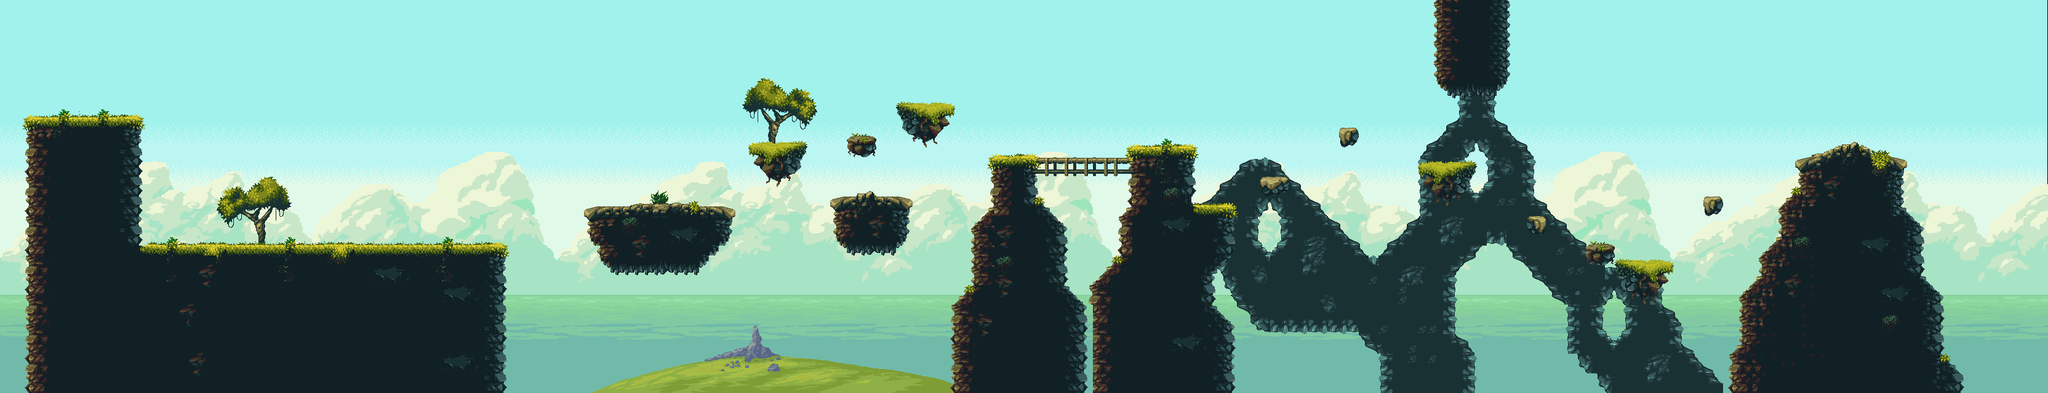

This is a level from a 2D game, rendered from its Tiled map with the project's own tilesets. A one-line summary and the map file follow, with tile-layer data summarised:
An orthogonal 208x40 tile map with 16x16 px tiles, 3 tile layers (fons roques, rocky platforms, bridge), 5 tilesets, 4 image layers and 52 objects (49x 0, 1, 3, 2).

<map version="1.2" tiledversion="1.2.0" orientation="orthogonal" renderorder="right-down" width="208" height="40" tilewidth="16" tileheight="16" infinite="0" nextlayerid="21" nextobjectid="67">
 <tileset firstgid="1" name="tileset.ajusted" tilewidth="16" tileheight="16" tilecount="720" columns="36">
  <image source="tileset.ajusted.png" width="576" height="320" />
 </tileset>
 <tileset firstgid="721" name="Sky" tilewidth="16" tileheight="16" tilecount="133" columns="7">
  <image source="sky1.png" width="112" height="304" />
 </tileset>
 <tileset firstgid="854" name="Clouds" tilewidth="16" tileheight="16" tilecount="476" columns="34">
  <image source="clouds1.png" width="544" height="236" />
 </tileset>
 <tileset firstgid="1330" name="Far Groung" tilewidth="16" tileheight="16" tilecount="228" columns="38">
  <image source="far-grounds1.png" width="616" height="110" />
 </tileset>
 <tileset firstgid="1558" name="Sea" tilewidth="16" tileheight="16" tilecount="42" columns="7">
  <image source="sea1.png" width="112" height="96" />
 </tileset>
 <imagelayer id="18" name="Image Layer 2">
  <image source="sky.png" width="3328" height="640" />
 </imagelayer>
 <imagelayer id="20" name="Image Layer 4">
  <image source="clouds.png" width="3328" height="640" />
 </imagelayer>
 <imagelayer id="19" name="Image Layer 3">
  <image source="sea.png" width="3328" height="640" />
 </imagelayer>
 <imagelayer id="17" name="Image Layer 1" offsetx="960" offsety="530.667">
  <image source="far-grounds1.png" width="616" height="110" />
 </imagelayer>
 <layer id="2" name="fons roques" width="208" height="40">
  <data>[8320 cells, 893 non-empty, 232 distinct tile ids]</data>
 </layer>
 <layer id="3" name="rocky platforms" width="208" height="40">
  <data>[8320 cells, 2461 non-empty, 308 distinct tile ids]</data>
 </layer>
 <layer id="4" name="bridge" width="208" height="40">
  <data>[8320 cells, 36 non-empty, 24 distinct tile ids]</data>
 </layer>
 <objectgroup id="5" name="colliders walls">
  <object id="1" name="0" x="224" y="400" width="592" height="240" />
  <object id="2" name="0" x="944" y="336" width="256" height="32" />
  <object id="3" name="0" x="960" y="368" width="224" height="16" />
  <object id="4" name="0" x="976" y="384" width="176" height="16" />
  <object id="5" name="0" x="992" y="400" width="160" height="32" />
  <object id="6" name="0" x="1216" y="240" width="96" height="16" />
  <object id="7" name="0" x="1232" y="256" width="64" height="32" />
  <object id="8" name="0" x="1376" y="224" width="48" height="16" />
  <object id="9" name="0" x="1456" y="176" width="96" height="16" />
  <object id="10" name="0" x="1472" y="192" width="64" height="32" />
  <object id="11" name="0" x="1349" y="320" width="134" height="48" />
  <object id="12" name="0" x="1360" y="368" width="112" height="32" />
  <object id="13" name="0" x="1616" y="256" width="64" height="384" />
  <object id="15" name="0" x="1600" y="336" width="16" height="304" />
  <object id="16" name="0" x="1584" y="368" width="16" height="256" />
  <object id="17" name="0" x="1568" y="480" width="16" height="160" />
  <object id="18" name="0" x="1552" y="496" width="16" height="144" />
  <object id="19" name="0" x="1536" y="608" width="16" height="16" />
  <object id="20" name="0" x="1680" y="256" width="176" height="16" />
  <object id="21" name="0" x="1840" y="240" width="96" height="400" />
  <object id="29" name="0" x="1936" y="336" width="64" height="80" />
  <object id="30" name="0" x="1936" y="416" width="48" height="16" />
  <object id="31" name="0" x="1936" y="432" width="32" height="208" />
  <object id="32" name="0" x="1968" y="512" width="16" height="128" />
  <object id="33" name="0" x="1984" y="528" width="16" height="112" />
  <object id="34" name="0" x="2048" y="288" width="48" height="32" />
  <object id="35" name="0" x="2176" y="208" width="32" height="32" />
  <object id="36" name="0" x="2336" y="0" width="112" height="144" />
  <object id="37" name="0" x="2352" y="144" width="80" height="16" />
  <object id="38" name="0" x="2304" y="272" width="96" height="16" />
  <object id="39" name="0" x="2320" y="288" width="64" height="32" />
  <object id="40" name="0" x="2480" y="352" width="32" height="32" />
  <object id="41" name="0" x="2576" y="400" width="48" height="32" />
  <object id="42" name="0" x="2624" y="432" width="80" height="16" />
  <object id="43" name="0" x="2640" y="448" width="64" height="16" />
  <object id="44" name="0" x="2656" y="464" width="32" height="16" />
  <object id="45" name="0" x="2768" y="320" width="32" height="32" />
  <object id="46" name="0" x="2816" y="576" width="336" height="64" />
  <object id="47" name="0" x="2976" y="240" width="64" height="336" />
  <object id="48" name="0" x="3040" y="256" width="48" height="320" />
  <object id="49" name="0" x="3088" y="352" width="32" height="224" />
  <object id="50" name="0" x="3120" y="464" width="32" height="112" />
  <object id="51" name="0" x="2944" y="256" width="32" height="320" />
  <object id="52" name="0" x="2928" y="272" width="16" height="304" />
  <object id="54" name="0" x="2896" y="336" width="32" height="240" />
  <object id="55" name="0" x="2864" y="416" width="32" height="144" />
  <object id="56" name="0" x="2832" y="480" width="32" height="96" />
  <object id="57" name="0" x="2862" y="549" />
  <object id="60" name="1" x="305.333" y="335" width="25.3333" height="39.3333" />
  <object id="61" name="3" x="2987.82" y="5.33333" width="79.0359" height="218.667" />
  <object id="64" name="2" x="0" y="624" width="3328" height="16" />
  <object id="66" name="0" x="48" y="192" width="176" height="432" />
 </objectgroup>
</map>
